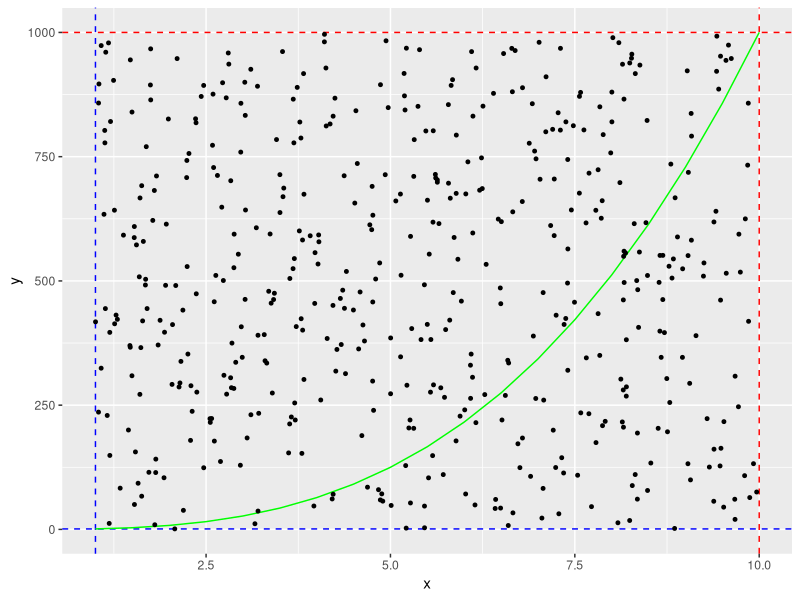

The R script that drew this image:
## ---- chunk 1
install.packages("ggplot2")
## ---- chunk 2
library(ggplot2)
f <- function(x) x^2
x_values <- seq(1, 10, 0.5)
y_values <- x_values^3
N <- 500


x_min = min(x_values)
y_min = min(y_values)
x_max = max(x_values)
y_max = max(y_values)

x_scatter = runif(N, min = x_min, max = x_max)
y_scatter = runif(N, min = y_min, max = y_max)

data <- data.frame(x = x_values, y = y_values)
scatter <- data.frame(x_scatter = x_scatter, y_scatter = y_scatter)

ggplot(data) +
  geom_vline(aes(xintercept = x_min), color = "blue", linetype = "dashed") +
  geom_hline(aes(yintercept = y_min), color = "blue", linetype = "dashed") +
  geom_vline(aes(xintercept = x_max), color = "red", linetype = "dashed") +
  geom_hline(aes(yintercept = y_max), color = "red", linetype = "dashed") +
  geom_line(aes(x = x, y = y), color = "green") +
  geom_point(data = scatter, aes(x = x_scatter, y = y_scatter), size = 1)
